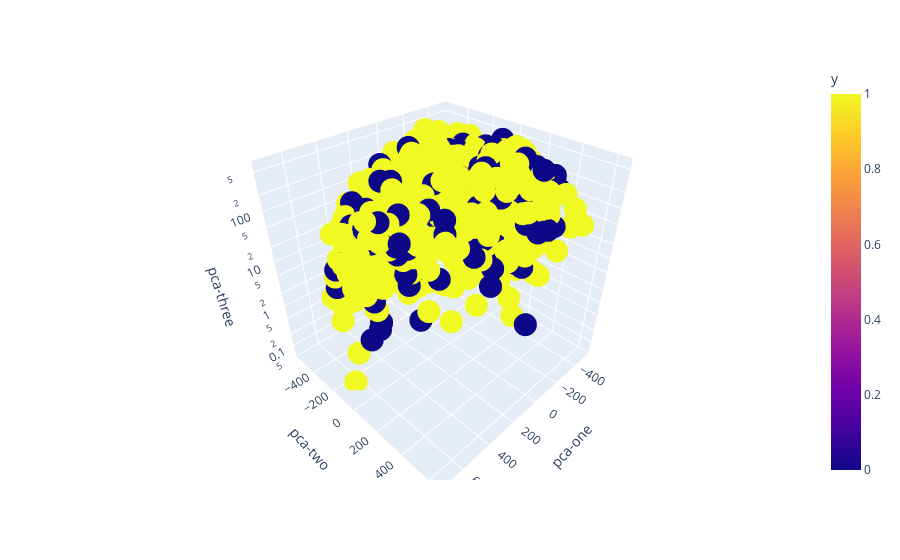

This figure's notebook cell:
### Code cell
fig = px.scatter_3d(df, x="pca-one", y="pca-two", z="pca-three", color='y')
fig.update_layout(scene_zaxis_type="log")
fig.show()

### Figure 1 — Plotly figure (JSON) as saved in the notebook; plotly's stock layout.template omitted (floating-point values rounded to 4 significant figures; data arrays with more than 128 entries replaced by an {"elided": "..."} marker saying what was removed)
{"data": [{"hovertemplate": "pca-one=%{x}<br>pca-two=%{y}<br>pca-three=%{z}<br>y=%{marker.color}<extra></extra>", "legendgroup": "", "marker": {"color": {"elided": "1875 int values"}, "coloraxis": "coloraxis", "symbol": "circle"}, "mode": "markers", "name": "", "scene": "scene", "showlegend": false, "type": "scatter3d", "x": {"elided": "1875 float values"}, "y": {"elided": "1875 float values"}, "z": {"elided": "1875 float values"}}], "layout": {"coloraxis": {"colorbar": {"title": {"text": "y"}}, "colorscale": [[0, "#0d0887"], [0.1111, "#46039f"], [0.2222, "#7201a8"], [0.3333, "#9c179e"], [0.4444, "#bd3786"], [0.5556, "#d8576b"], [0.6667, "#ed7953"], [0.7778, "#fb9f3a"], [0.8889, "#fdca26"], [1, "#f0f921"]]}, "legend": {"tracegroupgap": 0}, "margin": {"t": 60}, "scene": {"domain": {"x": [0, 1], "y": [0, 1]}, "xaxis": {"title": {"text": "pca-one"}}, "yaxis": {"title": {"text": "pca-two"}}, "zaxis": {"title": {"text": "pca-three"}, "type": "log"}}}}
